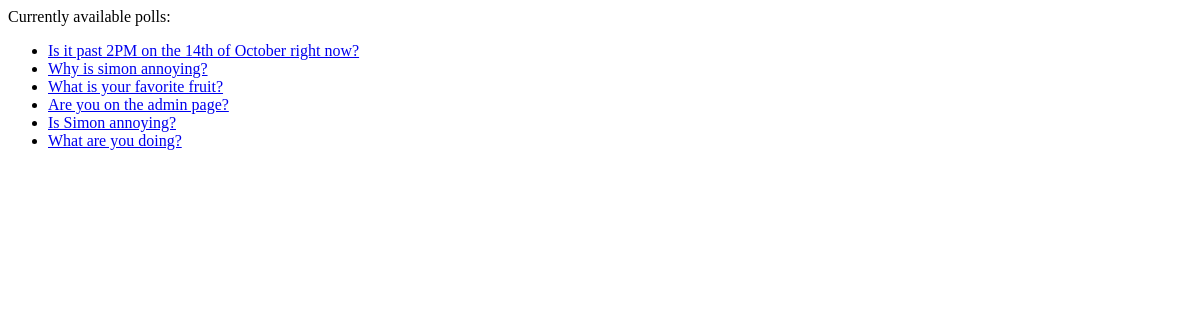
Before: / with the older database file.
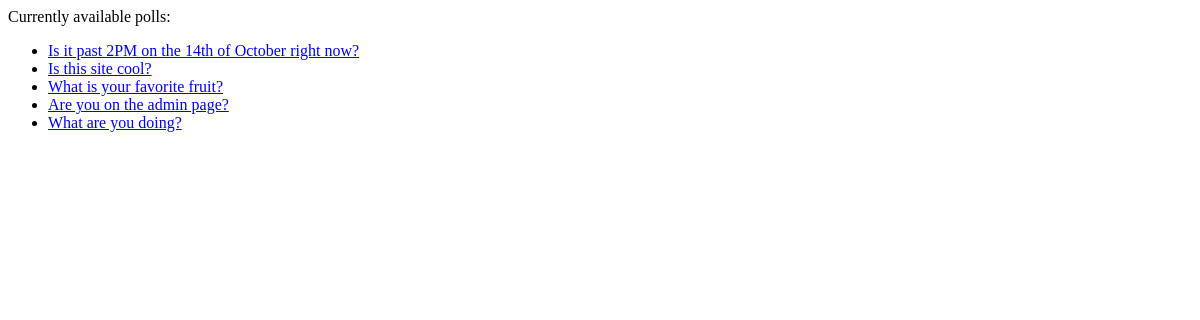
After: the same page with the newer database file.
### polls/models.py (models this page shows, shortened)
class Question(models.Model):
    question_text = models.CharField(max_length=200)
    pub_date = models.DateTimeField('date published')

### polls/views.py (the view)
# urls.py: path('', views.index, name='index'),
def index(request):
    latest_question_list = Question.objects.order_by('-pub_date')
    template = loader.get_template('polls/index.html')
    context = {
        'latest_question_list': latest_question_list,
    }
    return HttpResponse(template.render(context, request))

### polls/templates/polls/index.html (shortened to what this page needs)
{% if latest_question_list %}
    <ul>
    {% for question in latest_question_list %}
        <li><a href="/polls/{{ question.id }}/">{{ question.question_text }}</a></li>
    {% endfor %}
    </ul>
{% else %}
    <p>No polls are available.</p>
{% endif %}

Changed rows visible on the page:
removed Question: question_text "Why is simon annoying?"
removed Question: question_text "Is Simon annoying?"
added Question: question_text "Is this site cool?"
